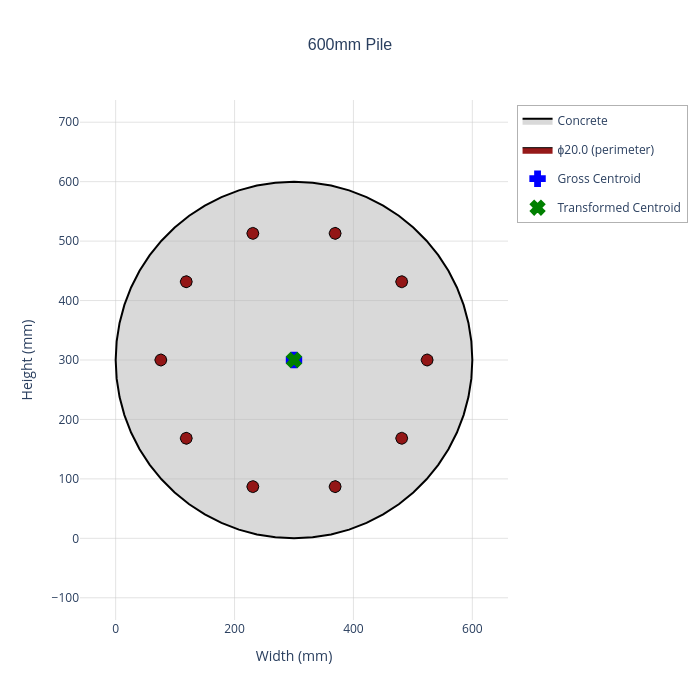

Notebook code cell kept with this figure:
### Markdown cell above
## Making a Pile Section

### Code cell
# Section geometry
from materials.reinforced_concrete.geometry import (
    create_circular_section,
    create_circular_perimeter_rebars,
)

# Section parameters
pile_dia = 600       # Diameter (mm)
cover = 50    # Cover to link outer face (mm)
link_dia = 16
bar_dia = 20
n_bars = 10

# Create section (origin at bottom-left, centre at D/2, D/2)
pile_section = create_circular_section(
    diameter=pile_dia,
    section_name=f"{pile_dia}mm Pile",
)

# Add perimeter reinforcement (origin must match section centre)
rebar = Rebar(diameter=bar_dia)
rebar_cover = cover + link_dia
rebar_group = create_circular_perimeter_rebars(
    rebar=rebar,
    diameter=pile_dia,
    cover=rebar_cover,
    n_bars=n_bars,
    origin=(pile_dia / 2, pile_dia / 2),
)
pile_section.add_rebar_group(rebar_group)

# Materials
concrete = ConcreteMaterial(grade="C30/37")
links = ShearRebar(diameter=link_dia, link_spacing=200, n_legs=2, grade="B500B")

# Display
pile_section.plot(concrete=concrete)

print(f"Section: {pile_section.section_name}")
print(f"Diameter: {pile_dia} mm")
print(f"Concrete: {concrete.grade} (f_ck = {concrete.f_ck} MPa, f_cd = {concrete.f_cd:.2f} MPa)")
print(f"Longitudinal steel: {n_bars}H{bar_dia} (A_s = {n_bars * rebar.area:.0f} mm\u00b2)")
print(f"Shear links: H{link_dia}@{links.link_spacing} ({links.n_legs}-leg closed links)")
print(f"Reinforcement ratio: {pile_section.reinforcement_ratio:.3%}")

### Figure 1 — Plotly figure (JSON) as saved in the notebook; plotly's stock layout.template omitted (floating-point values rounded to 4 significant figures)
{"data": [{"fill": "toself", "fillcolor": "rgba(180, 180, 180, 0.5)", "hoverinfo": "text", "hoveron": "fills+points", "hovertext": "<b>Concrete Section</b><br>Section Name: 600mm Pile<br>Material Name: Concrete<br>Grade: C30/37<br>Gross I_xx: 6,339 x10⁶ mm⁴<br>Gross I_yy: 6,339 x10⁶ mm⁴<br>Reinforcement Ratio: 0.0111<br>Elastic Modulus E_cm: 32.84 GPa<br>Transformed I_xx: 6,740 x10⁶ mm⁴<br>Transformed I_yy: 6,740 x10⁶ mm⁴", "line": {"color": "black", "width": 2}, "mode": "lines", "name": "Concrete", "type": "scatter", "x": [600, 598.4, 593.4, 585.3, 574.1, 559.8, 542.7, 522.9, 500.7, 476.3, 450, 422.0, 392.7, 362.4, 331.4, 300, 268.6, 237.6, 207.3, 178.0, 150.0, 123.7, 99.26, 77.06, 57.29, 40.19, 25.94, 14.68, 6.556, 1.643, 0, 1.643, 6.556, 14.68, 25.94, 40.19, 57.29, 77.06, 99.26, 123.7, 150.0, 178.0, 207.3, 237.6, 268.6, 300.0, 331.4, 362.4, 392.7, 422.0, 450.0, 476.3, 500.7, 522.9, 542.7, 559.8, 574.1, 585.3, 593.4, 598.4, 600], "y": [300, 331.4, 362.4, 392.7, 422.0, 450, 476.3, 500.7, 522.9, 542.7, 559.8, 574.1, 585.3, 593.4, 598.4, 600, 598.4, 593.4, 585.3, 574.1, 559.8, 542.7, 522.9, 500.7, 476.3, 450.0, 422.0, 392.7, 362.4, 331.4, 300.0, 268.6, 237.6, 207.3, 178.0, 150.0, 123.7, 99.26, 77.06, 57.29, 40.19, 25.94, 14.68, 6.556, 1.643, 0, 1.643, 6.556, 14.68, 25.94, 40.19, 57.29, 77.06, 99.26, 123.7, 150.0, 178.0, 207.3, 237.6, 268.6, 300]}, {"fill": "toself", "fillcolor": "rgba(139, 0, 0, 0.9)", "hoverinfo": "text", "hoveron": "fills+points", "hovertext": "<b>Rebar</b><br>Diameter: ϕ20.0 mm<br>Grade: B500B<br>Area: 314.2 mm²<br>Position: (524.0, 300.0) mm<br>Layer: perimeter<br>Total Steel Area: 3141.6 mm²", "legendgroup": "group_0", "line": {"color": "black", "width": 1}, "mode": "lines", "name": "ϕ20.0 (perimeter)", "showlegend": true, "type": "scatter", "x": [534, 533.8, 533.2, 532.2, 530.9, 529.3, 527.5, 525.5, 523.5, 521.5, 519.6, 517.9, 516.4, 515.3, 514.5, 514.1, 514.1, 514.5, 515.3, 516.4, 517.9, 519.6, 521.5, 523.5, 525.5, 527.5, 529.3, 530.9, 532.2, 533.2, 533.8, 534], "y": [300, 302.0, 303.9, 305.7, 307.2, 308.5, 309.4, 309.9, 310.0, 309.7, 309.0, 307.9, 306.5, 304.9, 303.0, 301.0, 299.0, 297.0, 295.1, 293.5, 292.1, 291.0, 290.3, 290.0, 290.1, 290.6, 291.5, 292.8, 294.3, 296.1, 298.0, 300]}, {"fill": "toself", "fillcolor": "rgba(139, 0, 0, 0.9)", "hoverinfo": "text", "hoveron": "fills+points", "hovertext": "<b>Rebar</b><br>Diameter: ϕ20.0 mm<br>Grade: B500B<br>Area: 314.2 mm²<br>Position: (481.2, 431.7) mm<br>Layer: perimeter<br>Total Steel Area: 3141.6 mm²", "legendgroup": "group_0", "line": {"color": "black", "width": 1}, "mode": "lines", "name": "ϕ20.0 (perimeter)", "showlegend": false, "type": "scatter", "x": [491.2, 491.0, 490.4, 489.4, 488.1, 486.5, 484.7, 482.7, 480.7, 478.7, 476.8, 475.1, 473.6, 472.5, 471.7, 471.3, 471.3, 471.7, 472.5, 473.6, 475.1, 476.8, 478.7, 480.7, 482.7, 484.7, 486.5, 488.1, 489.4, 490.4, 491.0, 491.2], "y": [431.7, 433.7, 435.6, 437.4, 438.9, 440.2, 441.0, 441.5, 441.7, 441.3, 440.6, 439.6, 438.2, 436.5, 434.7, 432.7, 430.7, 428.7, 426.8, 425.2, 423.8, 422.7, 422.0, 421.7, 421.8, 422.3, 423.2, 424.4, 426.0, 427.7, 429.7, 431.7]}, {"fill": "toself", "fillcolor": "rgba(139, 0, 0, 0.9)", "hoverinfo": "text", "hoveron": "fills+points", "hovertext": "<b>Rebar</b><br>Diameter: ϕ20.0 mm<br>Grade: B500B<br>Area: 314.2 mm²<br>Position: (369.2, 513.0) mm<br>Layer: perimeter<br>Total Steel Area: 3141.6 mm²", "legendgroup": "group_0", "line": {"color": "black", "width": 1}, "mode": "lines", "name": "ϕ20.0 (perimeter)", "showlegend": false, "type": "scatter", "x": [379.2, 379.0, 378.4, 377.4, 376.1, 374.5, 372.7, 370.7, 368.7, 366.7, 364.8, 363.1, 361.6, 360.5, 359.7, 359.3, 359.3, 359.7, 360.5, 361.6, 363.1, 364.8, 366.7, 368.7, 370.7, 372.7, 374.5, 376.1, 377.4, 378.4, 379.0, 379.2], "y": [513.0, 515.0, 517.0, 518.7, 520.3, 521.5, 522.4, 522.9, 523.0, 522.7, 522.0, 520.9, 519.6, 517.9, 516.0, 514.0, 512.0, 510.0, 508.2, 506.5, 505.1, 504.1, 503.4, 503.0, 503.2, 503.7, 504.6, 505.8, 507.3, 509.1, 511.0, 513.0]}, {"fill": "toself", "fillcolor": "rgba(139, 0, 0, 0.9)", "hoverinfo": "text", "hoveron": "fills+points", "hovertext": "<b>Rebar</b><br>Diameter: ϕ20.0 mm<br>Grade: B500B<br>Area: 314.2 mm²<br>Position: (230.8, 513.0) mm<br>Layer: perimeter<br>Total Steel Area: 3141.6 mm²", "legendgroup": "group_0", "line": {"color": "black", "width": 1}, "mode": "lines", "name": "ϕ20.0 (perimeter)", "showlegend": false, "type": "scatter", "x": [240.8, 240.6, 240.0, 239.0, 237.7, 236.1, 234.3, 232.3, 230.3, 228.3, 226.4, 224.7, 223.2, 222.0, 221.2, 220.8, 220.8, 221.2, 222.0, 223.2, 224.7, 226.4, 228.3, 230.3, 232.3, 234.3, 236.1, 237.7, 239.0, 240.0, 240.6, 240.8], "y": [513.0, 515.0, 517.0, 518.7, 520.3, 521.5, 522.4, 522.9, 523.0, 522.7, 522.0, 520.9, 519.6, 517.9, 516.0, 514.0, 512.0, 510.0, 508.2, 506.5, 505.1, 504.1, 503.4, 503.0, 503.2, 503.7, 504.6, 505.8, 507.3, 509.1, 511.0, 513.0]}, {"fill": "toself", "fillcolor": "rgba(139, 0, 0, 0.9)", "hoverinfo": "text", "hoveron": "fills+points", "hovertext": "<b>Rebar</b><br>Diameter: ϕ20.0 mm<br>Grade: B500B<br>Area: 314.2 mm²<br>Position: (118.8, 431.7) mm<br>Layer: perimeter<br>Total Steel Area: 3141.6 mm²", "legendgroup": "group_0", "line": {"color": "black", "width": 1}, "mode": "lines", "name": "ϕ20.0 (perimeter)", "showlegend": false, "type": "scatter", "x": [128.8, 128.6, 128.0, 127.0, 125.7, 124.1, 122.3, 120.3, 118.3, 116.3, 114.4, 112.7, 111.2, 110.0, 109.2, 108.8, 108.8, 109.2, 110.0, 111.2, 112.7, 114.4, 116.3, 118.3, 120.3, 122.3, 124.1, 125.7, 127.0, 128.0, 128.6, 128.8], "y": [431.7, 433.7, 435.6, 437.4, 438.9, 440.2, 441.0, 441.5, 441.7, 441.3, 440.6, 439.6, 438.2, 436.5, 434.7, 432.7, 430.7, 428.7, 426.8, 425.2, 423.8, 422.7, 422.0, 421.7, 421.8, 422.3, 423.2, 424.4, 426.0, 427.7, 429.7, 431.7]}, {"fill": "toself", "fillcolor": "rgba(139, 0, 0, 0.9)", "hoverinfo": "text", "hoveron": "fills+points", "hovertext": "<b>Rebar</b><br>Diameter: ϕ20.0 mm<br>Grade: B500B<br>Area: 314.2 mm²<br>Position: (76.0, 300.0) mm<br>Layer: perimeter<br>Total Steel Area: 3141.6 mm²", "legendgroup": "group_0", "line": {"color": "black", "width": 1}, "mode": "lines", "name": "ϕ20.0 (perimeter)", "showlegend": false, "type": "scatter", "x": [86, 85.8, 85.19, 84.21, 82.89, 81.29, 79.47, 77.51, 75.49, 73.49, 71.6, 69.88, 68.41, 67.26, 66.46, 66.05, 66.05, 66.46, 67.26, 68.41, 69.88, 71.6, 73.49, 75.49, 77.51, 79.47, 81.29, 82.89, 84.21, 85.19, 85.8, 86], "y": [300, 302.0, 303.9, 305.7, 307.2, 308.5, 309.4, 309.9, 310.0, 309.7, 309.0, 307.9, 306.5, 304.9, 303.0, 301.0, 299.0, 297.0, 295.1, 293.5, 292.1, 291.0, 290.3, 290.0, 290.1, 290.6, 291.5, 292.8, 294.3, 296.1, 298.0, 300]}, {"fill": "toself", "fillcolor": "rgba(139, 0, 0, 0.9)", "hoverinfo": "text", "hoveron": "fills+points", "hovertext": "<b>Rebar</b><br>Diameter: ϕ20.0 mm<br>Grade: B500B<br>Area: 314.2 mm²<br>Position: (118.8, 168.3) mm<br>Layer: perimeter<br>Total Steel Area: 3141.6 mm²", "legendgroup": "group_0", "line": {"color": "black", "width": 1}, "mode": "lines", "name": "ϕ20.0 (perimeter)", "showlegend": false, "type": "scatter", "x": [128.8, 128.6, 128.0, 127.0, 125.7, 124.1, 122.3, 120.3, 118.3, 116.3, 114.4, 112.7, 111.2, 110.0, 109.2, 108.8, 108.8, 109.2, 110.0, 111.2, 112.7, 114.4, 116.3, 118.3, 120.3, 122.3, 124.1, 125.7, 127.0, 128.0, 128.6, 128.8], "y": [168.3, 170.3, 172.3, 174.0, 175.6, 176.8, 177.7, 178.2, 178.3, 178.0, 177.3, 176.2, 174.8, 173.2, 171.3, 169.3, 167.3, 165.3, 163.5, 161.8, 160.4, 159.4, 158.7, 158.3, 158.5, 159.0, 159.8, 161.1, 162.6, 164.4, 166.3, 168.3]}, {"fill": "toself", "fillcolor": "rgba(139, 0, 0, 0.9)", "hoverinfo": "text", "hoveron": "fills+points", "hovertext": "<b>Rebar</b><br>Diameter: ϕ20.0 mm<br>Grade: B500B<br>Area: 314.2 mm²<br>Position: (230.8, 87.0) mm<br>Layer: perimeter<br>Total Steel Area: 3141.6 mm²", "legendgroup": "group_0", "line": {"color": "black", "width": 1}, "mode": "lines", "name": "ϕ20.0 (perimeter)", "showlegend": false, "type": "scatter", "x": [240.8, 240.6, 240.0, 239.0, 237.7, 236.1, 234.3, 232.3, 230.3, 228.3, 226.4, 224.7, 223.2, 222.0, 221.2, 220.8, 220.8, 221.2, 222.0, 223.2, 224.7, 226.4, 228.3, 230.3, 232.3, 234.3, 236.1, 237.7, 239.0, 240.0, 240.6, 240.8], "y": [86.96, 88.98, 90.91, 92.68, 94.21, 95.45, 96.34, 96.85, 96.95, 96.64, 95.94, 94.87, 93.48, 91.82, 89.96, 87.98, 85.95, 83.97, 82.11, 80.45, 79.06, 77.99, 77.28, 76.98, 77.08, 77.59, 78.48, 79.72, 81.25, 83.02, 84.95, 86.96]}, {"fill": "toself", "fillcolor": "rgba(139, 0, 0, 0.9)", "hoverinfo": "text", "hoveron": "fills+points", "hovertext": "<b>Rebar</b><br>Diameter: ϕ20.0 mm<br>Grade: B500B<br>Area: 314.2 mm²<br>Position: (369.2, 87.0) mm<br>Layer: perimeter<br>Total Steel Area: 3141.6 mm²", "legendgroup": "group_0", "line": {"color": "black", "width": 1}, "mode": "lines", "name": "ϕ20.0 (perimeter)", "showlegend": false, "type": "scatter", "x": [379.2, 379.0, 378.4, 377.4, 376.1, 374.5, 372.7, 370.7, 368.7, 366.7, 364.8, 363.1, 361.6, 360.5, 359.7, 359.3, 359.3, 359.7, 360.5, 361.6, 363.1, 364.8, 366.7, 368.7, 370.7, 372.7, 374.5, 376.1, 377.4, 378.4, 379.0, 379.2], "y": [86.96, 88.98, 90.91, 92.68, 94.21, 95.45, 96.34, 96.85, 96.95, 96.64, 95.94, 94.87, 93.48, 91.82, 89.96, 87.98, 85.95, 83.97, 82.11, 80.45, 79.06, 77.99, 77.28, 76.98, 77.08, 77.59, 78.48, 79.72, 81.25, 83.02, 84.95, 86.96]}, {"fill": "toself", "fillcolor": "rgba(139, 0, 0, 0.9)", "hoverinfo": "text", "hoveron": "fills+points", "hovertext": "<b>Rebar</b><br>Diameter: ϕ20.0 mm<br>Grade: B500B<br>Area: 314.2 mm²<br>Position: (481.2, 168.3) mm<br>Layer: perimeter<br>Total Steel Area: 3141.6 mm²", "legendgroup": "group_0", "line": {"color": "black", "width": 1}, "mode": "lines", "name": "ϕ20.0 (perimeter)", "showlegend": false, "type": "scatter", "x": [491.2, 491.0, 490.4, 489.4, 488.1, 486.5, 484.7, 482.7, 480.7, 478.7, 476.8, 475.1, 473.6, 472.5, 471.7, 471.3, 471.3, 471.7, 472.5, 473.6, 475.1, 476.8, 478.7, 480.7, 482.7, 484.7, 486.5, 488.1, 489.4, 490.4, 491.0, 491.2], "y": [168.3, 170.3, 172.3, 174.0, 175.6, 176.8, 177.7, 178.2, 178.3, 178.0, 177.3, 176.2, 174.8, 173.2, 171.3, 169.3, 167.3, 165.3, 163.5, 161.8, 160.4, 159.4, 158.7, 158.3, 158.5, 159.0, 159.8, 161.1, 162.6, 164.4, 166.3, 168.3]}, {"hoverinfo": "text", "hovertext": "<b>Gross Centroid</b><br>Position: (300.0, 300.0) mm<br>Gross Area: 282,227 mm²", "marker": {"color": "blue", "line": {"color": "blue", "width": 2}, "size": 12, "symbol": "cross"}, "mode": "markers", "name": "Gross Centroid", "type": "scatter", "x": [300], "y": [300.0]}, {"hoverinfo": "text", "hovertext": "<b>Transformed Centroid</b><br>Position: (300.0, 300.0) mm<br>Transformed Area: 298,220 mm²<br>Elastic Modulus: 32.84 GPa", "marker": {"color": "green", "line": {"color": "green", "width": 2}, "size": 12, "symbol": "x"}, "mode": "markers", "name": "Transformed Centroid", "type": "scatter", "x": [300.0], "y": [300.0]}], "layout": {"height": 700, "hovermode": "closest", "legend": {"bgcolor": "rgba(255, 255, 255, 0.8)", "bordercolor": "rgba(0, 0, 0, 0.3)", "borderwidth": 1, "x": 1.02, "xanchor": "left", "y": 0.99, "yanchor": "top"}, "plot_bgcolor": "white", "showlegend": true, "title": {"font": {"family": "Arial, sans-serif", "size": 16}, "text": "600mm Pile", "x": 0.5, "xanchor": "center"}, "width": 700, "xaxis": {"gridcolor": "rgba(200, 200, 200, 0.5)", "range": [-60, 660], "scaleanchor": "y", "scaleratio": 1, "showgrid": true, "title": {"text": "Width (mm)"}, "zeroline": false}, "yaxis": {"gridcolor": "rgba(200, 200, 200, 0.5)", "range": [-60, 660], "showgrid": true, "title": {"text": "Height (mm)"}, "zeroline": false}}}
